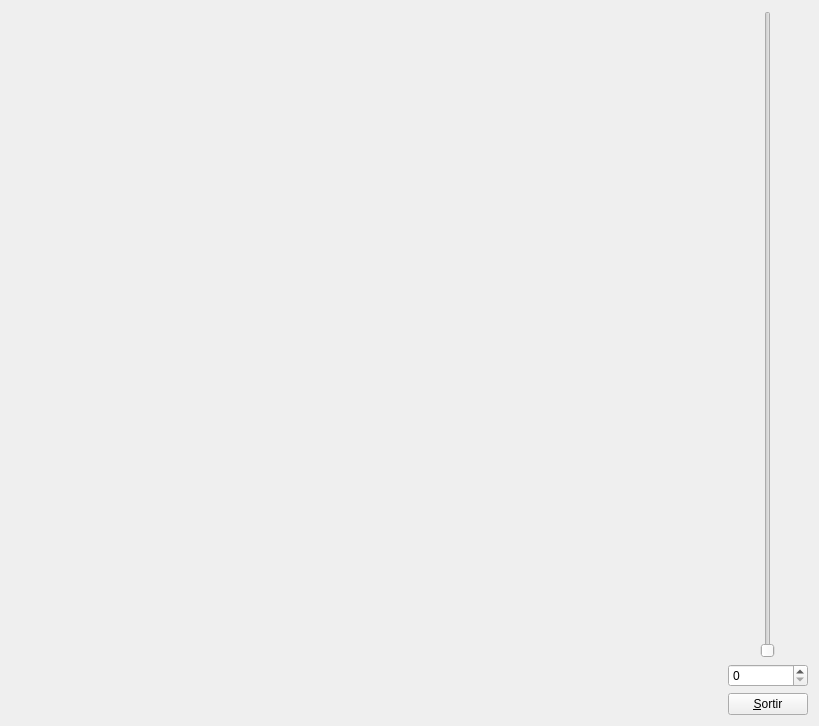
<?xml version="1.0" encoding="UTF-8"?>
<ui version="4.0">
 <class>MyForm</class>
 <widget class="QWidget" name="MyForm">
  <property name="geometry">
   <rect>
    <x>0</x>
    <y>0</y>
    <width>819</width>
    <height>726</height>
   </rect>
  </property>
  <property name="windowTitle">
   <string>IDI-Lab</string>
  </property>
  <layout class="QHBoxLayout" name="horizontalLayout">
   <item>
    <widget class="MyGLWidget" name="widget" native="true">
     <property name="sizePolicy">
      <sizepolicy hsizetype="Expanding" vsizetype="Expanding">
       <horstretch>0</horstretch>
       <verstretch>0</verstretch>
      </sizepolicy>
     </property>
    </widget>
   </item>
   <item>
    <layout class="QVBoxLayout" name="verticalLayout">
     <item>
      <layout class="QHBoxLayout" name="horizontalLayout_2">
       <item>
        <widget class="QSlider" name="verticalSlider">
         <property name="minimum">
          <number>10</number>
         </property>
         <property name="maximum">
          <number>50</number>
         </property>
         <property name="sliderPosition">
          <number>10</number>
         </property>
         <property name="orientation">
          <enum>Qt::Vertical</enum>
         </property>
        </widget>
       </item>
      </layout>
     </item>
     <item>
      <widget class="QSpinBox" name="Box"/>
     </item>
     <item>
      <widget class="QPushButton" name="pushButton">
       <property name="sizePolicy">
        <sizepolicy hsizetype="Fixed" vsizetype="Fixed">
         <horstretch>0</horstretch>
         <verstretch>0</verstretch>
        </sizepolicy>
       </property>
       <property name="text">
        <string>&amp;Sortir</string>
       </property>
      </widget>
     </item>
    </layout>
   </item>
  </layout>
 </widget>
 <customwidgets>
  <customwidget>
   <class>MyGLWidget</class>
   <extends>QWidget</extends>
   <header location="global">MyGLWidget.h</header>
   <container>1</container>
   <slots>
    <slot>sendValue(int)</slot>
   </slots>
  </customwidget>
 </customwidgets>
 <resources/>
 <connections>
  <connection>
   <sender>pushButton</sender>
   <signal>clicked()</signal>
   <receiver>MyForm</receiver>
   <slot>close()</slot>
   <hints>
    <hint type="sourcelabel">
     <x>796</x>
     <y>596</y>
    </hint>
    <hint type="destinationlabel">
     <x>839</x>
     <y>529</y>
    </hint>
   </hints>
  </connection>
  <connection>
   <sender>verticalSlider</sender>
   <signal>valueChanged(int)</signal>
   <receiver>widget</receiver>
   <slot>sendValue(int)</slot>
   <hints>
    <hint type="sourcelabel">
     <x>768</x>
     <y>331</y>
    </hint>
    <hint type="destinationlabel">
     <x>365</x>
     <y>362</y>
    </hint>
   </hints>
  </connection>
  <connection>
   <sender>Box</sender>
   <signal>valueChanged(int)</signal>
   <receiver>verticalSlider</receiver>
   <slot>setValue(int)</slot>
   <hints>
    <hint type="sourcelabel">
     <x>768</x>
     <y>671</y>
    </hint>
    <hint type="destinationlabel">
     <x>768</x>
     <y>331</y>
    </hint>
   </hints>
  </connection>
  <connection>
   <sender>verticalSlider</sender>
   <signal>valueChanged(int)</signal>
   <receiver>Box</receiver>
   <slot>setValue(int)</slot>
   <hints>
    <hint type="sourcelabel">
     <x>768</x>
     <y>331</y>
    </hint>
    <hint type="destinationlabel">
     <x>768</x>
     <y>671</y>
    </hint>
   </hints>
  </connection>
 </connections>
</ui>
